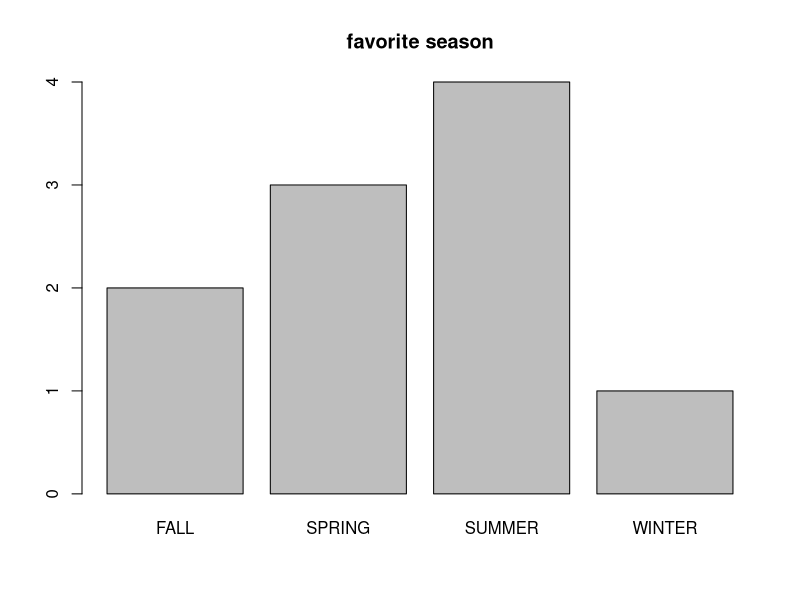
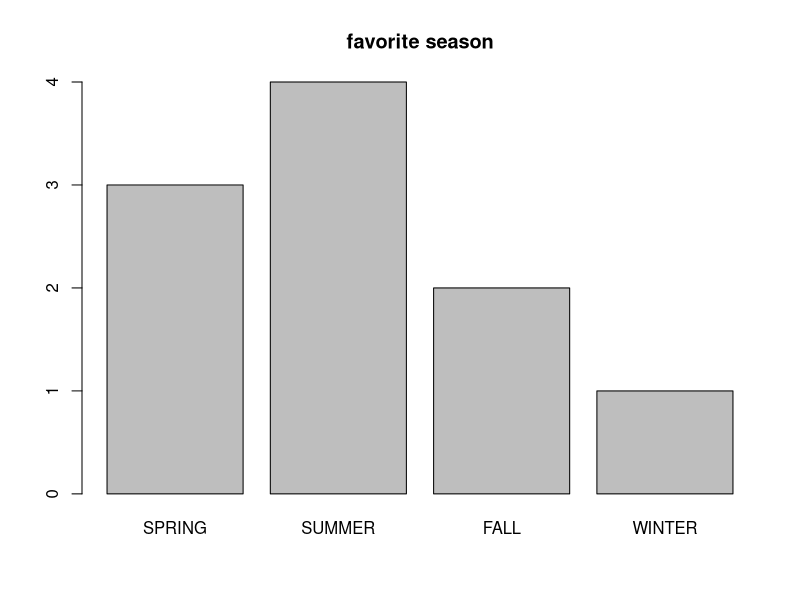
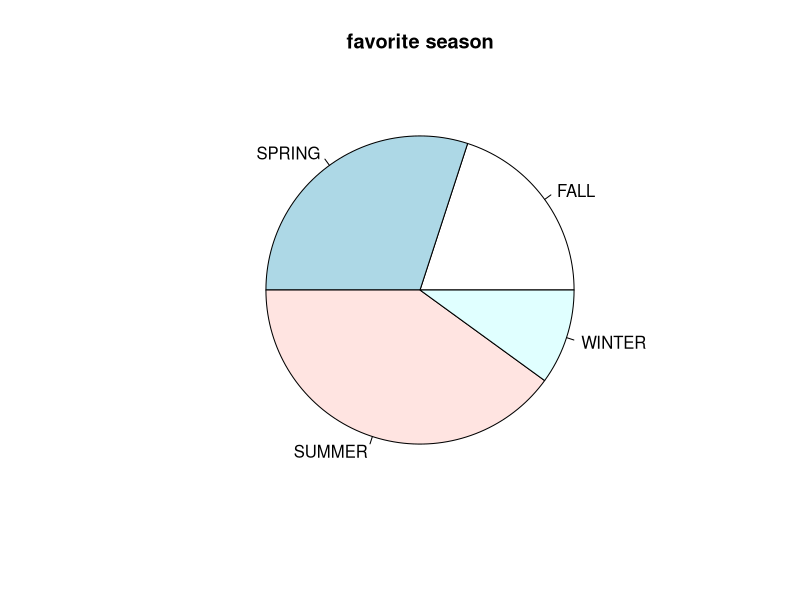
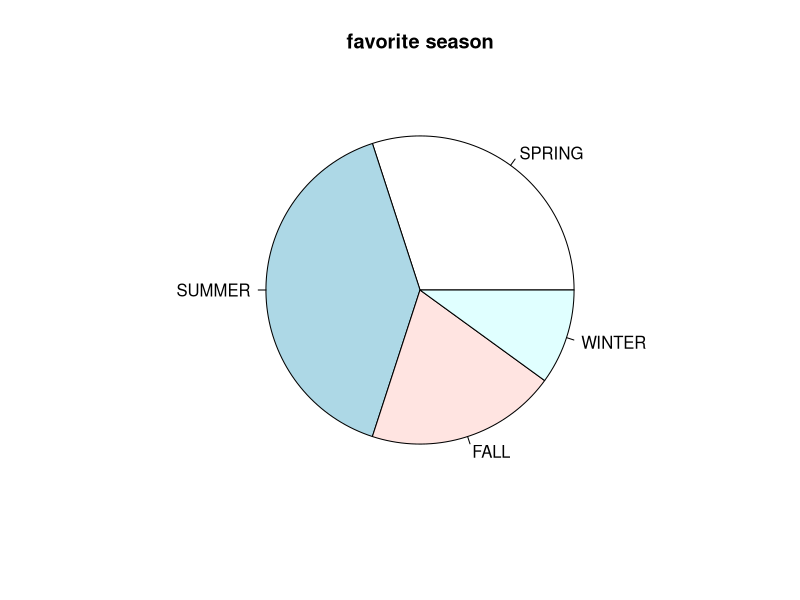
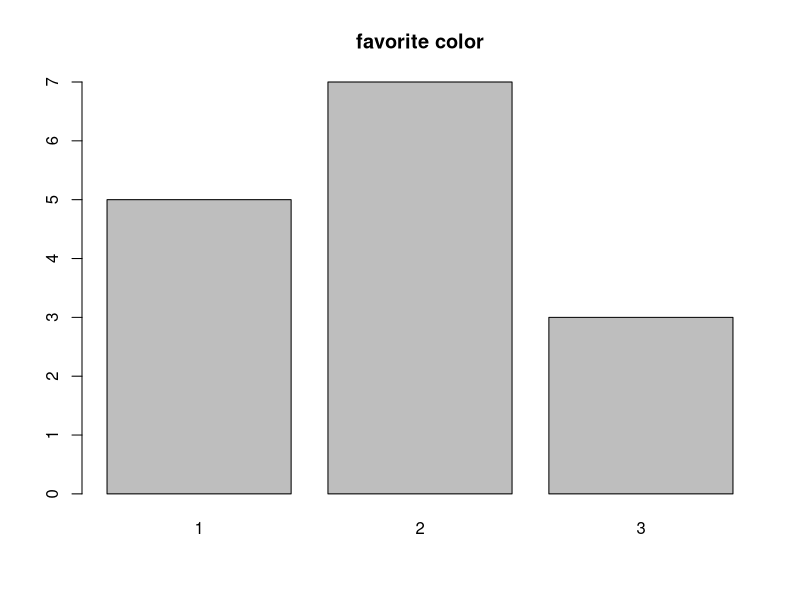
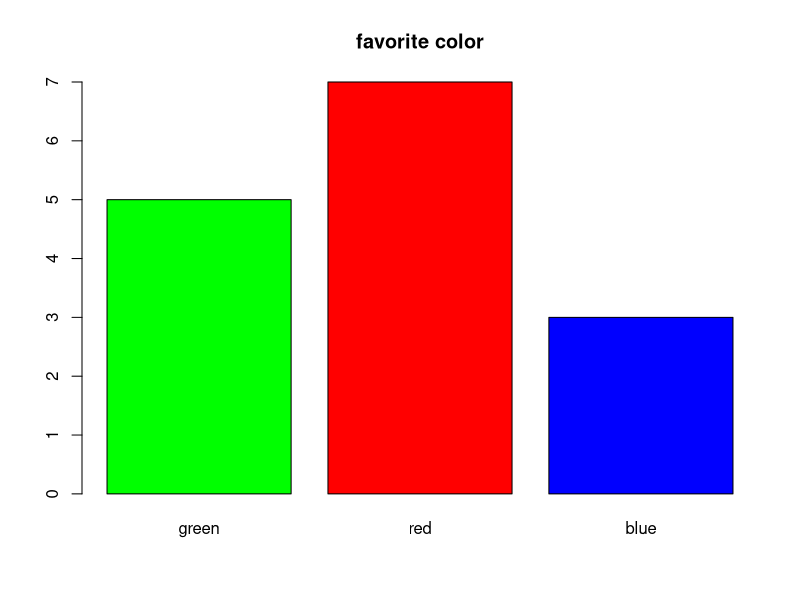
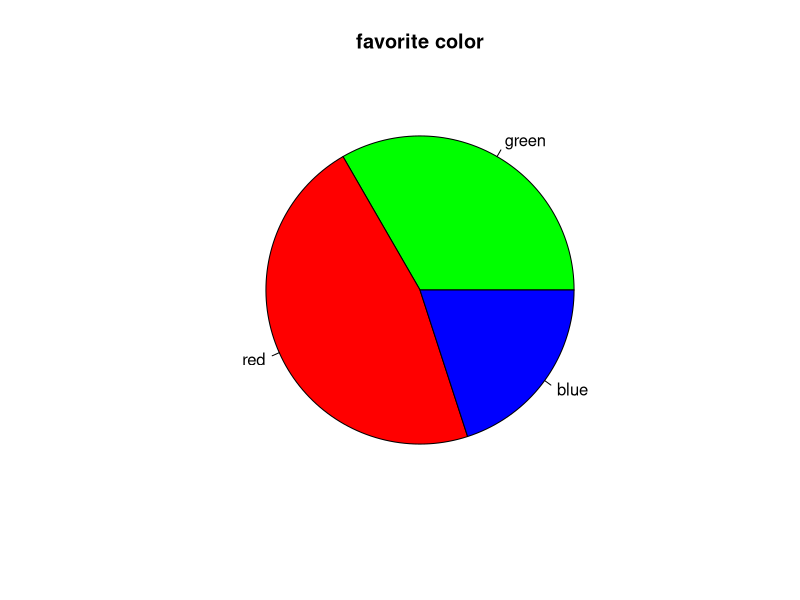
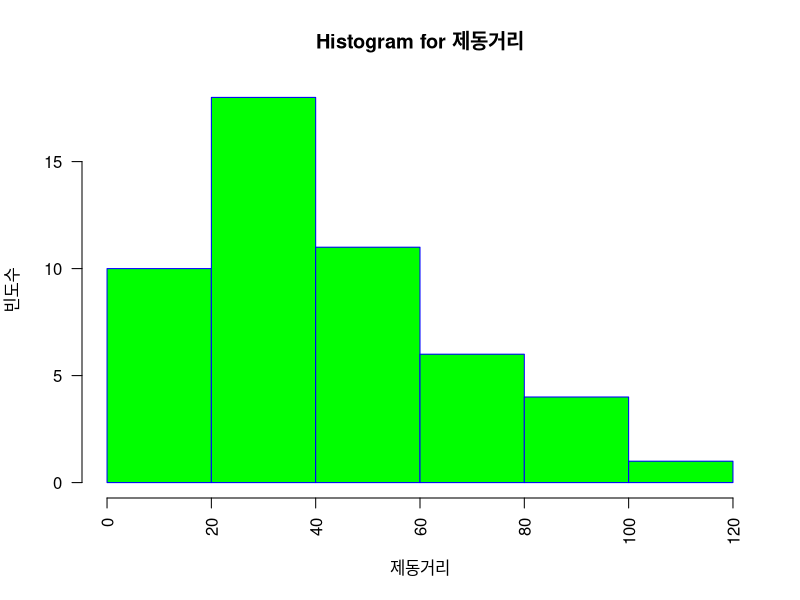

Reproduce these figures in R, in order.
#
# 단일변수 자료의 탐색
#
# 단일변수 범주형 자료의 탐색
favorite <- c( 'WINTER', 'SUMMER', 'SPRING', 'SUMMER', 'SUMMER',
               'FALL', 'FALL', 'SUMMER', 'SPRING', 'SPRING' )
favorite
table( favorite )
table( favorite ) / length( favorite )

ds <- table( favorite )
ds
barplot( ds, main = 'favorite season' )

ds.new <- ds[ c( 2, 3, 1, 4 ) ]
ds.new
barplot( ds.new, main = 'favorite season' )

pie( ds, main = 'favorite season' )
pie( ds.new, main = 'favorite season' )

favorite.color <- c( 2, 3, 2, 1, 1, 2, 2, 1, 3, 2, 1, 3, 2, 1, 2 )
ds <- table( favorite.color )
ds
barplot( ds, main = 'favorite color' )

colors <- c( 'green', 'red', 'blue' )
names( ds ) <- colors
ds
barplot( ds, main = 'favorite color', col = colors )
pie( ds, main = 'favorite color', col = colors )

# 단일변수 연속형 자료의 탐색
weight <- c( 60, 62, 64, 65, 68, 69 )
weight.heavy <- c( weight, 120 )
weight
weight.heavy

# 평균
mean( weight )
mean( weight.heavy )

# 중앙값
median( weight )
median( weight.heavy )

# 절사평균
mean( weight, trim = 0.2 )
mean( weight.heavy, trim = 0.2 )

# 사분위수
mydata <- c( 60, 62, 64, 65, 68, 69, 120 )
quantile( mydata )
quantile( mydata, ( 0:10 ) / 10 )

# 사분위수를 구할 때 가장 일반적인 함수
summary( mydata )

# 산포
# 분산
var( mydata )

# 표준편차
sd( mydata )

# 값의 범위(최대값과 최소값 출력)
range( mydata )

# 최대값과 최소값의 차이
diff( range( mydata ) )

# histogram - 연속형 자료의 분포를 시각화
#             연속형 자료에서는 구간을 나누고 구간에 속한 값들의 개수를 세는 방법을 사용
dist <- cars[ ,2 ]
hist( dist, main = "Histogram for 제동거리", 
      xlab = "제동거리", ylab = "빈도수",
      border = "blue", col = "green", 
      las = 2, breaks = 5 )

# 상자그림( box plot, 상자 수염 그림 box and whisker plot )
#         사분위수를 시각화하여 그래프 형태로 나타낸 것
#         상자그림은 하나의 그래프로 데이터의 분포 형태를 포함한 다양한 정보를 전달하기
#         때문에 단일변수 수치형 자료를 파악하는데 자주 사용
#         자료의 전반적인 분포를 이행하는데 도움이 되지만 구체적인 최소/최대/중앙값을 알기는 어렵다
dist <- cars[ , 2 ]
boxplot( dist, main = "자동차 제동거리" )

# 최소값, 최대값, 중앙값, 특이값등의 정확한 값을 알고자 할 때 사용
boxplot.stats( dist )
boxplot.stats( dist )$stats     # 정상범위 자료의 4분위수에 해당하는 값들이 표시, 최소값, 1사분위수, 중앙값, 3사분위수, 최대값
boxplot.stats( dist )$n         # 자료에 있는 관측값의 개수
boxplot.stats( dist )$conf      # 중앙값에 관련된 신뢰 구간
boxplot.stats( dist )$out       # 특이값 목록

# 단일변수 자료중 그룹이 있는 자료의 상자그림
boxplot( Petal.Length~Species, data = iris, main = "품종별 꽃잎의 길이" )
boxplot( iris$Petal.Length~iris$Species, main = "품종별 꽃잎의 길이" )

# 한 화면에 그래프 여러 개 출력하기
par( mfrow = c( 1, 3 ) )            # 1 X 3 가상화면 분활
barplot( table( mtcars$carb ), main = "Barplot of Carburetors", 
         xlab = "#of carburetors", ylab = "frequency", 
         col = "blue" )
barplot( table( mtcars$cyl ), main = "Barplot of Cylender", 
         xlab = "#of cylender", ylab = "frequency", 
         col = "red" )
barplot( table( mtcars$gear ), main = "Barplot of Gear", 
         xlab = "#of gears", ylab = "frequency", 
         col = "green" )
par( mfrow = c( 1, 1 ) )            # 가상화면 분할 해제

